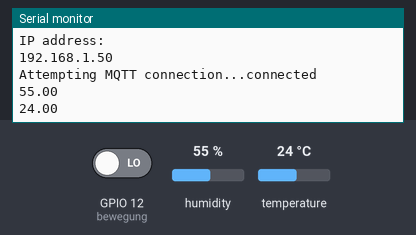
Recording of a sketch running on a simulated ESP8266 (NodeMCU). Parts: the last lines printed to the serial monitor. Inputs (shaded band) come from the test bench; at power-on: humidity 55 %, temperature 24 °C, GPIO 12 (bewegung) LOW. WiFi joins after 1.5 s; servers stay silent unless stated; random numbers use the default seed unless the sketch sets one; no MQTT or app messages arrive unless stated.

Above: at 2.7 s.
2.8 s: humidity set to 22 %
At 4.7 s:
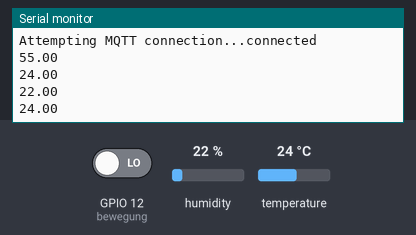
5.5 s: temperature set to 12 °C
At 6.5 s:
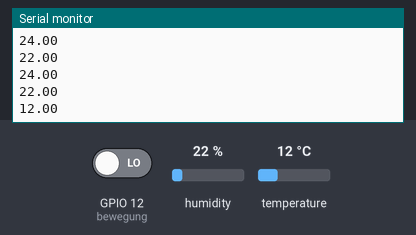
8.2 s: humidity set to 40 %
At 11.2 s:
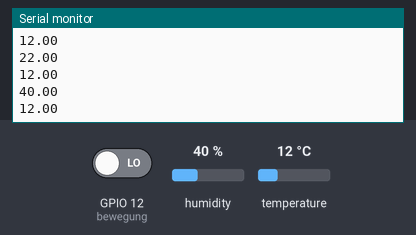
Timing chart, 0 to 12.7 s (numbered marks = the images above; inputs shaded):
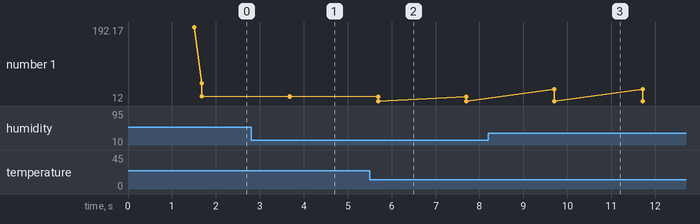

Measured:
- after the input at 2.8 s, the serial monitor: prints a new line after 0.89 s (image 1)
- after the input at 5.5 s, the serial monitor: prints a new line after 0.19 s (image 2)
- after the input at 8.2 s, the serial monitor: prints a new line after 1.5 s (image 3)
- plotted number 1: 24 → 12 after the input at 5.5 s

The sketch:

MQTT_DHT22_LEDHinten.ino
```cpp
#include <ESP8266WiFi.h>
#include <PubSubClient.h>
#include <Wire.h>
#include "DHT.h"
#include "Adafruit_Sensor.h"
#include "SPI.h"

//----------------------------------------------------------------------------------------------------------------------

#define wifi_ssid "Vodafone-5E34"
#define wifi_password "fbNeGY4n6s7h42eK"
#define mqtt_server "192.168.0.59"

#define motion_topic "esp5/motion"


#define temperature_topic "esp1/temp"
#define humidity_topic "esp1/hum"

//----------------------------------------------------------------------------------------------------------------------

#define DHTPIN 4
#define DHTTYPE DHT22

DHT dht(DHTPIN, DHTTYPE); //dht Pin und Typ übergeben


WiFiClient espClient;
PubSubClient client(espClient);


bool status;
//const int OutputPin2 =  12;
const int ResetPin = 2;
int ResetCounter =0;

int bewegung= 12;
int bewegungsstatus=0;


 void setup_wifi() {
  delay(10);
  // We start by connecting to a WiFi network
  Serial.println();
  Serial.print("Connecting to ");
  Serial.println(wifi_ssid);
  WiFi.begin(wifi_ssid, wifi_password);
  while (WiFi.status() != WL_CONNECTED) {
   Serial.print(".");
   delay(500);
  }
  Serial.println("");
  Serial.println("WiFi connected");
  Serial.println("IP address: ");
  Serial.println(WiFi.localIP());
 }


   void callback(char* topic, byte* message, unsigned int length) {
  Serial.print("Message arrived on topic: ");
  Serial.print(topic);
  Serial.print(". Message: ");
  String messageTemp;

  for (int i = 0; i < length; i++) {
    Serial.print((char)message[i]);
    messageTemp += (char)message[i];
  }
  Serial.println();

  }

//----------------------------------------------------------------------------------------------------------------------

 void setup() {


  pinMode(bewegung, INPUT);
  Serial.begin(9600);
  dht.begin();
  setup_wifi();
  client.setServer(mqtt_server, 1883);
  client.setCallback(callback);

 }
//----------------------------------------------------------------------------------------------------------------------
void reconnect() {
  // Loop until we're reconnected
  while (!client.connected()) {
     WiFi.begin(wifi_ssid, wifi_password);
    Serial.print("Attempting MQTT connection...");
    // Create a random client ID
    String clientId= "ESP8266-";
    clientId += String(random(0xffff), HEX);
    // Attempt to connect
    delay(100);
    if (client.connect(clientId.c_str()))  {
      Serial.println("connected");
      // Once connected, publish an announcement...

      // ... and resubscribe


    } else {

        ResetCounter++;
        Serial.print("failed, rc=");
        Serial.print(client.state());
        Serial.println(" try again in 5 seconds");

        Serial.println(ResetCounter);

        if (ResetCounter >=5)
        {

            setup_wifi();
            client.setServer(mqtt_server, 1883);
            client.setCallback(callback);
            //digitalWrite(ResetPin, LOW);
            //ResetCounter =0;
        }


        // Wait 5 seconds before retrying
        delay(5000);
      }
   }
}
//----------------------------------------------------------------------------------------------------------------------

 void loop() {
  if (!client.connected()) {
    reconnect();

  }
  client.loop();

    bewegungsstatus=digitalRead(bewegung);

    float h = dht.readHumidity();
    float t = dht.readTemperature();


    Serial.println(h);
    Serial.println(t);

    static char Temperatur[7];
    static char Luftfeuchte[7];

    dtostrf(h, 6, 2, Temperatur);
    dtostrf(t, 6, 2, Luftfeuchte);


client.publish(temperature_topic, Temperatur);
client.publish(humidity_topic, Luftfeuchte);


    if (bewegungsstatus == 1)
    {

      client.publish(motion_topic, "1");

      //delay(180000);

      //client.publish(motion_topic, "0");

    }

    delay(2000);

      //static char Motion[0];
      //dtostrf(bewegungsstatus, 6, 2, Motion);

 }
//----------------------------------------------------------------------------------------------------------------------

 //----------------------------------------------------------------------------------------------------------------------
```
